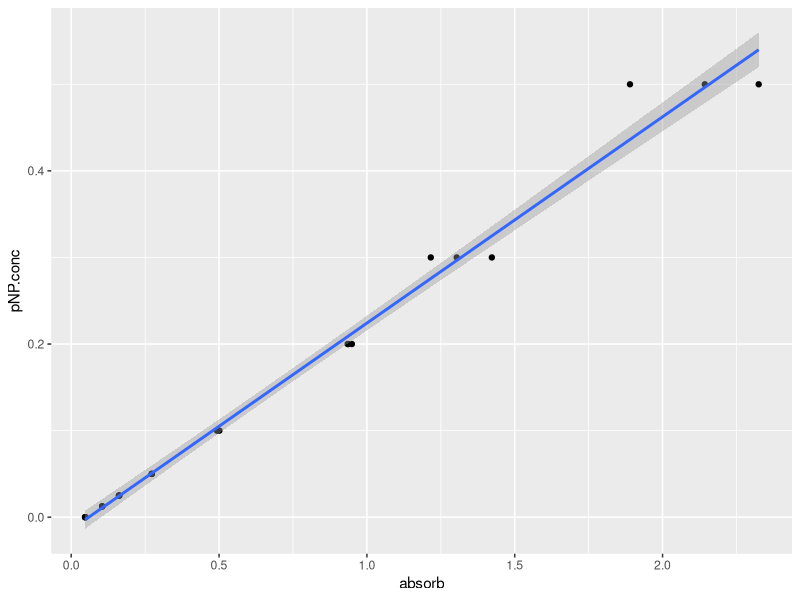
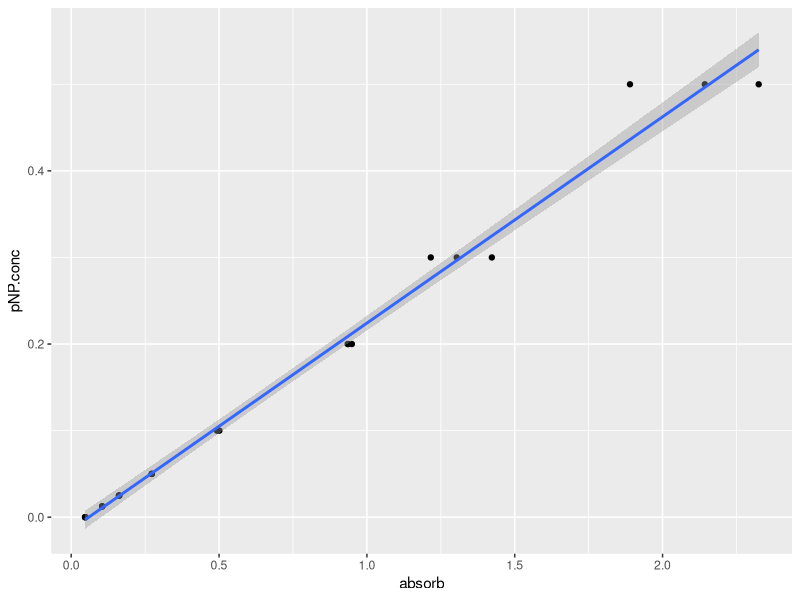

R code for these plots, in order:
## ---- chunk 1
#| echo: true
#| warning: false
#| eval: true

library(tidyverse)
library(readxl)
library(ggpubr)
library(gganimate)
## ---- chunk 2
#| echo: true
#| warning: false
#| eval: true
ap<-read_excel("raw-data/example_alkaline_phosphatase_activity_assay-2024-03-21.xlsx", sheet=1, skip=3)

#check what we have
view(ap)
## ---- chunk 3
#| echo: true
#| warning: false
#| eval: true
ap.pivot <- 
  ap |> 
  select(-mean.abs, -standard.deviation) |>
  pivot_longer(-pNP.conc, names_to = "rep", values_to = "absorb")
view(ap.pivot)
## ---- chunk 4
#| echo: true
#| warning: false
#| eval: true
ap.pivot <- relocate(ap.pivot, absorb)
## ---- chunk 5
#| echo: true
#| warning: false
#| eval: true

#plot, saving thr plot in an object called 'pNP.plot'
pNP.plot <- ap.pivot |>
  ggplot(aes(x=absorb, y=pNP.conc))+
  geom_point()+
  geom_smooth(method="lm")

#show the plot
pNP.plot
## ---- chunk 6
#| echo: true
#| warning: false
#| eval: true

ggsave("pNP.plot.pdf",pNP.plot)  
## ---- chunk 7
#| echo: true
#| warning: false
#| eval: true

linear_model <- lm(pNP.conc ~ absorb , data = ap.pivot)
## ---- chunk 8
#| echo: false
#| warning: false
#| eval: true
mock<-read_excel("raw-data/example_alkaline_phosphatase_activity_assay-2024-03-21.xlsx", sheet=2, skip=1)
## ---- chunk 9
#| echo: true
#| warning: false
#| eval: true

mock <- mock |> 
  rowwise() %>% 
  mutate(absorb=mean(c(absorb.rep1,absorb.rep2,absorb.rep3))) |> 
  select(-absorb.rep1, -absorb.rep2, -absorb.rep3)
